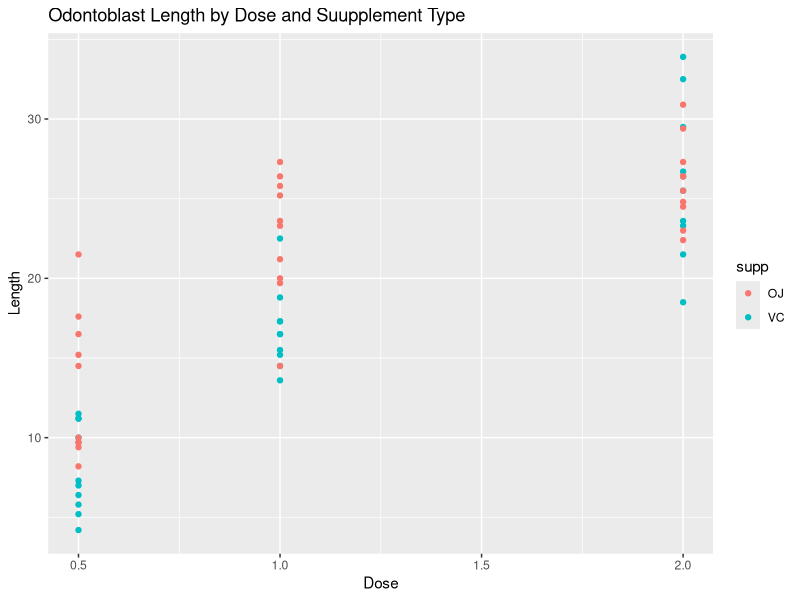
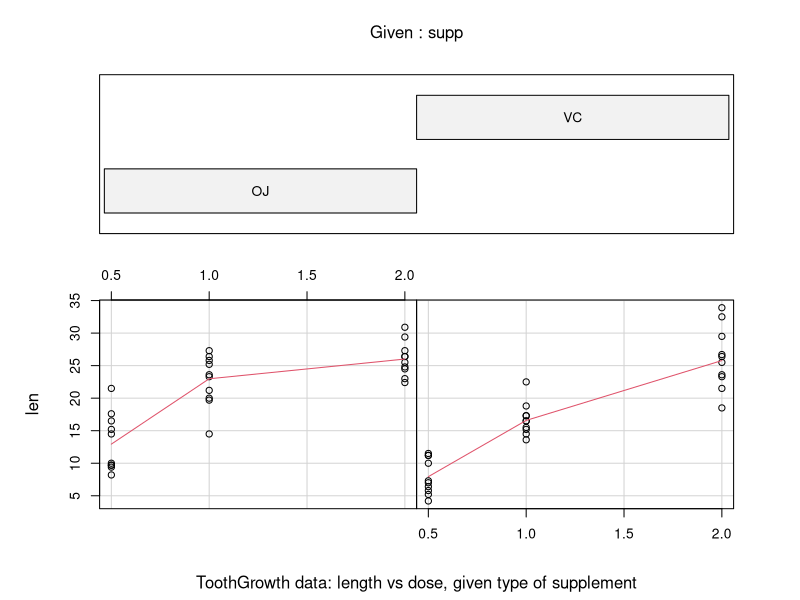
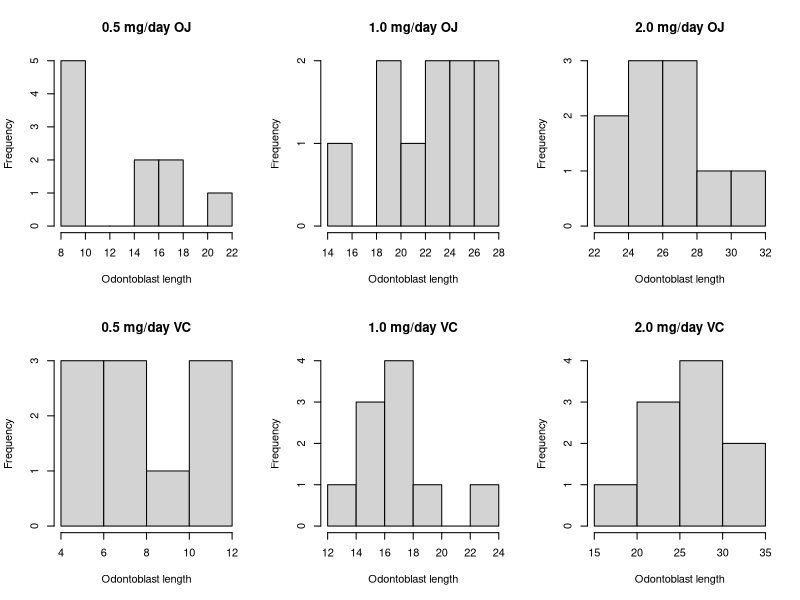

Source code (R) for these figures, in order:
## ---- chunk 1
knitr::opts_chunk$set(echo = TRUE)
## ---- chunk 2
require(datasets)
data("ToothGrowth")
dim(ToothGrowth)
## ---- chunk 3
summary(ToothGrowth)
## ---- chunk 4
?ToothGrowth
## ---- chunk 5
require(ggplot2)
qplot(dose, len, col=supp, data=ToothGrowth, main = "Odontoblast Length by Dose and Suupplement Type", xlab = "Dose", ylab = "Length")
## ---- chunk 6
require(graphics)
coplot(len ~ dose | supp, data = ToothGrowth, panel = panel.smooth,
       xlab = "ToothGrowth data: length vs dose, given type of supplement")
## ---- chunk 7
attach(ToothGrowth)
dose1oj <- ToothGrowth[dose ==0.5 & supp == "OJ",]
dose2oj <- ToothGrowth[dose ==1.0 & supp == "OJ",]
dose3oj <- ToothGrowth[dose ==2.0 & supp == "OJ",]

dose1vc <- ToothGrowth[dose ==0.5 & supp == "VC",]
dose2vc <- ToothGrowth[dose ==1.0 & supp == "VC",]
dose3vc <- ToothGrowth[dose ==2.0 & supp == "VC",]
detach(ToothGrowth)
## ---- chunk 8
par(mfrow = c(2, 3))
hist(dose1oj$len, main="0.5 mg/day OJ", xlab="Odontoblast length")
hist(dose2oj$len, main="1.0 mg/day OJ", xlab="Odontoblast length")
hist(dose3oj$len, main="2.0 mg/day OJ", xlab="Odontoblast length")
hist(dose1vc$len, main="0.5 mg/day VC", xlab="Odontoblast length")
hist(dose2vc$len, main="1.0 mg/day VC", xlab="Odontoblast length")
hist(dose3vc$len, main="2.0 mg/day VC", xlab="Odontoblast length")
## ---- chunk 9
var(dose1oj$len) 
var(dose2oj$len) 
var(dose3oj$len) 
var(dose1vc$len)
var(dose2vc$len)
var(dose3vc$len)
## ---- chunk 10
t.test(dose1oj$len, dose2oj$len, paired = FALSE, var.equal = FALSE)$conf.int
t.test(dose1oj$len, dose2oj$len, paired = FALSE, var.equal = FALSE)$p.value
## ---- chunk 11
t.test(dose2oj$len, dose3oj$len, paired = FALSE, var.equal = FALSE)$conf.int
t.test(dose2oj$len, dose3oj$len, paired = FALSE, var.equal = FALSE)$p.value
## ---- chunk 12
t.test(dose1vc$len, dose2vc$len, paired = FALSE, var.equal = FALSE)$conf.int
t.test(dose1vc$len, dose2vc$len, paired = FALSE, var.equal = FALSE)$p.value
## ---- chunk 13
t.test(dose2vc$len, dose3vc$len, paired = FALSE, var.equal = FALSE)$conf.int
t.test(dose2vc$len, dose3vc$len, paired = FALSE, var.equal = FALSE)$p.value
## ---- chunk 14
t.test(dose1oj$len, dose1vc$len, paired = FALSE, var.equal = FALSE)$conf.int
t.test(dose1oj$len, dose1vc$len, paired = FALSE, var.equal = FALSE)$p.value
## ---- chunk 15
t.test(dose2oj$len, dose2vc$len, paired = FALSE, var.equal = FALSE)$conf.int
t.test(dose2oj$len, dose2vc$len, paired = FALSE, var.equal = FALSE)$p.value
## ---- chunk 16
t.test(dose3oj$len, dose3vc$len, paired = FALSE, var.equal = FALSE)$conf.int
t.test(dose3oj$len, dose3vc$len, paired = FALSE, var.equal = FALSE)$p.value
